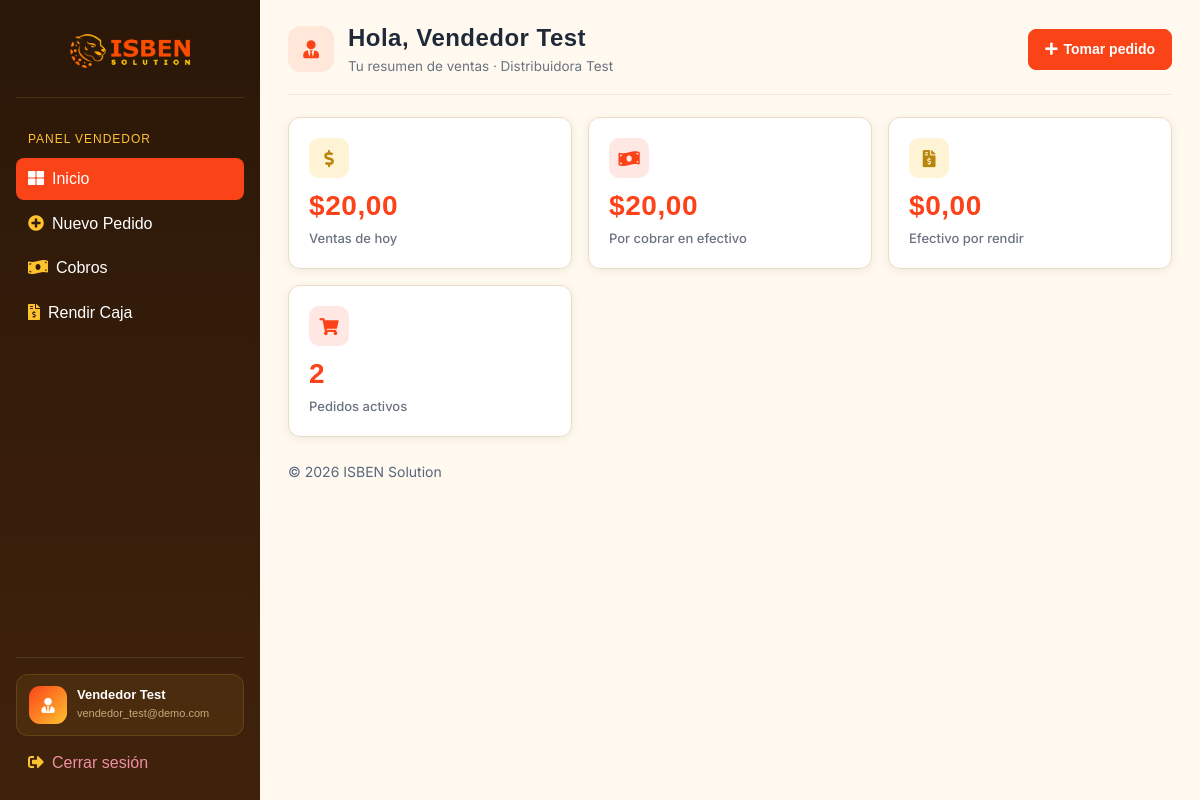
Page /vendedor/dashboard/ (signed in) on the committed database.
### appDjango/models.py (models this page shows, shortened)
class Vendedor(models.Model):
    TIPO_PERFIL_CHOICES = [
        ("general", "General"),
        ("especializado", "Especializado"),
    ]
    cuenta = models.OneToOneField(
        settings.AUTH_USER_MODEL,
        on_delete=models.CASCADE,
        related_name="perfil_vendedor",
    )
    mayorista = models.ForeignKey(
        Mayorista, on_delete=models.CASCADE, related_name="vendedores"
    )
    nombre = models.CharField(max_length=255)
    primer_login = models.BooleanField(default=True)
    tipo_perfil = models.CharField(
        max_length=20, choices=TIPO_PERFIL_CHOICES, default="general"
    )
    producto_asignado = models.ForeignKey(
        "Producto",
        on_delete=models.SET_NULL,
        blank=True,
        null=True,
        related_name="vendedores_asignados",
    )
    activo = models.BooleanField(default=True)
    def obtener_resumen_dashboard(self, fecha=None):
        fecha = fecha or timezone.localdate()
        pedidos = self.pedidos.all()
        pagos_efectivo = Pago.objects.filter(
            pedido__vendedor=self,
            metodo="efectivo",
        )
        por_cobrar = pagos_efectivo.filter(
            estado="pendiente",
        ).aggregate(
            total=models.Sum("monto")
        )["total"] or Decimal("0.00")
        por_rendir = pagos_efectivo.filter(
            estado="confirmado",
            rendicion__isnull=True,
        ).aggregate(total=models.Sum("monto"))["total"] or Decimal("0.00")
        pedidos_activos = pedidos.exclude(
            estado__in=[
                "entregado",
                "cancelado",
            ]
        ).count()
        ventas_hoy = pedidos.filter(
            creado_en__date=fecha,
        ).exclude(
            estado="cancelado"
        ).aggregate(total=models.Sum("total"))["total"] or Decimal("0.00")
        return {
            "por_cobrar": por_cobrar,
            "por_rendir": por_rendir,
            "pedidos_activos": pedidos_activos,
            "ventas_hoy": ventas_hoy,
        }

class Mayorista(models.Model):
    CATEGORIA_CHOICES = [
        ("bebidas", "Bebidas"),
        ("abarrotes", "Abarrotes"),
        ("lacteos", "Lácteos"),
        ("limpieza", "Limpieza"),
        ("otro", "Otro"),
    ]
    PLAN_CHOICES = [
        ("sin_asignar", "Sin asignar"),
        ("suscripcion", "Suscripción anual"),
        ("comision", "Solo comisión"),
        ("mixto", "Mixto"),
    ]
    ESTADO_CHOICES = [
        ("pendiente_pago", "Pendiente de pago"),
        ("activo", "Activo"),
        ("suspendido", "Suspendido"),
    ]
    MESES_CORTOS = [
        "Ene",
        "Feb",
        "Mar",
        "Abr",
        "May",
        "Jun",
        "Jul",
        "Ago",
        "Sep",
        "Oct",
        "Nov",
        "Dic",
    ]
    cuenta = models.OneToOneField(
        settings.AUTH_USER_MODEL,
        on_delete=models.CASCADE,
        related_name="perfil_mayorista",
    )
    nombre = models.CharField(max_length=255)
    telefono = models.CharField(
        max_length=15,
        default="",
    )
    categoria = models.CharField(max_length=20, choices=CATEGORIA_CHOICES)
    logo_url = models.TextField(blank=True, null=True)
    estado = models.CharField(
        max_length=20, choices=ESTADO_CHOICES, default="pendiente_pago"
    )
    plan = models.CharField(
        max_length=20,
        choices=PLAN_CHOICES,
        default="sin_asignar",
    )
    tarifa_anual = models.DecimalField(max_digits=10, decimal_places=2, default=0)
    porcentaje_comision = models.DecimalField(max_digits=5, decimal_places=2, default=0)
    fecha_vencimiento = models.DateField(blank=True, null=True)

### appDjango/views.py (the view)
@vendedor_required
def vendedor_dashboard(request):
    contexto = request.vendedor.obtener_resumen_dashboard()
    return render(
        request,
        "vendedor/dashboard.html",
        contexto,
    )

### appDjango/views.py (called while the page is built)
def vendedor_required(view_func):
    @wraps(view_func)
    def wrapper(request, *args, **kwargs):
        if not request.user.is_authenticated or not hasattr(
            request.user, "perfil_vendedor"
        ):
            return redirect("portal_login_vendedor")
        vendedor = request.user.perfil_vendedor
        if vendedor.primer_login and view_func.__name__ != "vendedor_cambiar_password":
            return redirect("portal_vendedor_cambiar_password")
        request.vendedor = vendedor
        return view_func(request, *args, **kwargs)
    return wrapper

### appDjango/templates/vendedor/dashboard.html (shortened to what this page needs)
{% extends 'layouts/base.html' %}
{% block content %}
  <div class="pagina-cabecera">
    <div class="pagina-cabecera-titulo">
      <div class="pagina-cabecera-icono"><i class="fas fa-user-tie"></i></div>
      <div>
        <h1>Hola, {{ request.vendedor.nombre }}</h1>
        <p class="subtitulo">Tu resumen de ventas · {{ request.vendedor.mayorista.nombre }}</p>
      </div>
    </div>
    <div class="pagina-cabecera-acciones">
      <a href="{% url 'portal_vendedor_pedido_paso1' %}" class="btn btn-primary"><i class="fas fa-plus"></i> Tomar pedido</a>
    </div>
  </div>
  <div class="portal-grid">
    <div class="stat-card">
      <div class="stat-card-icon stat-icon-dorado"><i class="fas fa-dollar-sign"></i></div>
      <h2>${{ ventas_hoy|floatformat:2 }}</h2>
      <p>Ventas de hoy</p>
    </div>
    <a href="{% url 'portal_vendedor_cobros' %}" class="stat-card stat-card-link">
      <div class="stat-card-icon stat-icon-naranja"><i class="fas fa-money-bill-wave"></i></div>
      <h2>${{ por_cobrar|floatformat:2 }}</h2>
      <p>Por cobrar en efectivo</p>
    </a>
    <a href="{% url 'portal_vendedor_rendicion' %}" class="stat-card stat-card-link">
      <div class="stat-card-icon stat-icon-dorado"><i class="fas fa-file-invoice-dollar"></i></div>
      <h2>${{ por_rendir|floatformat:2 }}</h2>
      <p>Efectivo por rendir</p>
    </a>
    <div class="stat-card">
      <div class="stat-card-icon stat-icon-naranja"><i class="fas fa-shopping-cart"></i></div>
      <h2>{{ pedidos_activos }}</h2>
      <p>Pedidos activos</p>
    </div>
  </div>
{% endblock %}

### appDjango/templates/includes/sidebar.html (shortened to what this page needs)
{% load static %}
<nav id="sidebarMenu" class="sidebar d-lg-block collapse">
  <div class="sidebar-inner px-3 pt-3">
    <div class="sidebar-marca">
      <a href="{% url 'portal_landing' %}">
        <img src="{% static 'imagenes/logos_2.png' %}" alt="ISBEN Solution">
      </a>
    </div>
    <ul class="nav flex-column">
      {% if user.perfil_vendedor %}
        <li class="sidebar-heading">Panel Vendedor</li>
        <li class="nav-item {% if request.resolver_match.url_name == 'portal_vendedor_dashboard' %}active{% endif %}">
          <a href="{% url 'portal_vendedor_dashboard' %}" class="nav-link"><span class="sidebar-icon"><i class="fas fa-th-large"></i></span>Inicio</a>
        </li>
        <li class="nav-item {% if 'pedido' in request.resolver_match.url_name %}active{% endif %}">
          <a href="{% url 'portal_vendedor_pedido_paso1' %}" class="nav-link"><span class="sidebar-icon"><i class="fas fa-plus-circle"></i></span>Nuevo Pedido</a>
        </li>
        <li class="nav-item {% if 'cobro' in request.resolver_match.url_name %}active{% endif %}">
          <a href="{% url 'portal_vendedor_cobros' %}" class="nav-link"><span class="sidebar-icon"><i class="fas fa-money-bill-wave"></i></span>Cobros</a>
        </li>
        <li class="nav-item {% if request.resolver_match.url_name == 'portal_vendedor_rendicion' %}active{% endif %}">
          <a href="{% url 'portal_vendedor_rendicion' %}" class="nav-link"><span class="sidebar-icon"><i class="fas fa-file-invoice-dollar"></i></span>Rendir Caja</a>
        </li>
      {% endif %}
    </ul>
    <div class="sidebar-user mt-auto pt-3">
      {% if user.is_authenticated %}
        <div class="sidebar-user-info">
          <div class="sidebar-user-avatar">
            {% if user.perfil_mayorista %}<i class="fas fa-industry"></i>
            {% elif user.perfil_vendedor %}<i class="fas fa-user-tie"></i>
            {% elif user.perfil_tienda %}<i class="fas fa-store"></i>
            {% else %}<i class="fas fa-shield-alt"></i>{% endif %}
          </div>
          <div class="sidebar-user-datos">
            <span class="sidebar-user-nombre">
              {% if user.perfil_mayorista %}{{ user.perfil_mayorista.nombre }}
              {% elif user.perfil_vendedor %}{{ user.perfil_vendedor.nombre }}
              {% elif user.perfil_tienda %}{{ user.perfil_tienda.nombre }}
              {% else %}Administrador{% endif %}
            </span>
            <span class="sidebar-user-email">{{ user.username }}</span>
          </div>
        </div>
        <a href="{% url 'portal_logout' %}" class="nav-link sidebar-logout">
          <span class="sidebar-icon"><i class="fas fa-sign-out-alt"></i></span>Cerrar sesión
        </a>
      {% endif %}
    </div>
  </div>
</nav>

### rows in the picture
Vendedor: vendedor.nombre "Vendedor Test", vendedor.mayorista.nombre "Distribuidora Test"

### other values in the picture
{{ user.perfil_vendedor.nombre }} "Vendedor Test"
{{ user.username }} "vendedor_test@demo.com"
{{ ventas_hoy|floatformat:2 }} "20,00"
{{ por_cobrar|floatformat:2 }} "20,00"
{{ por_rendir|floatformat:2 }} "0,00"
{{ pedidos_activos }} "2"
